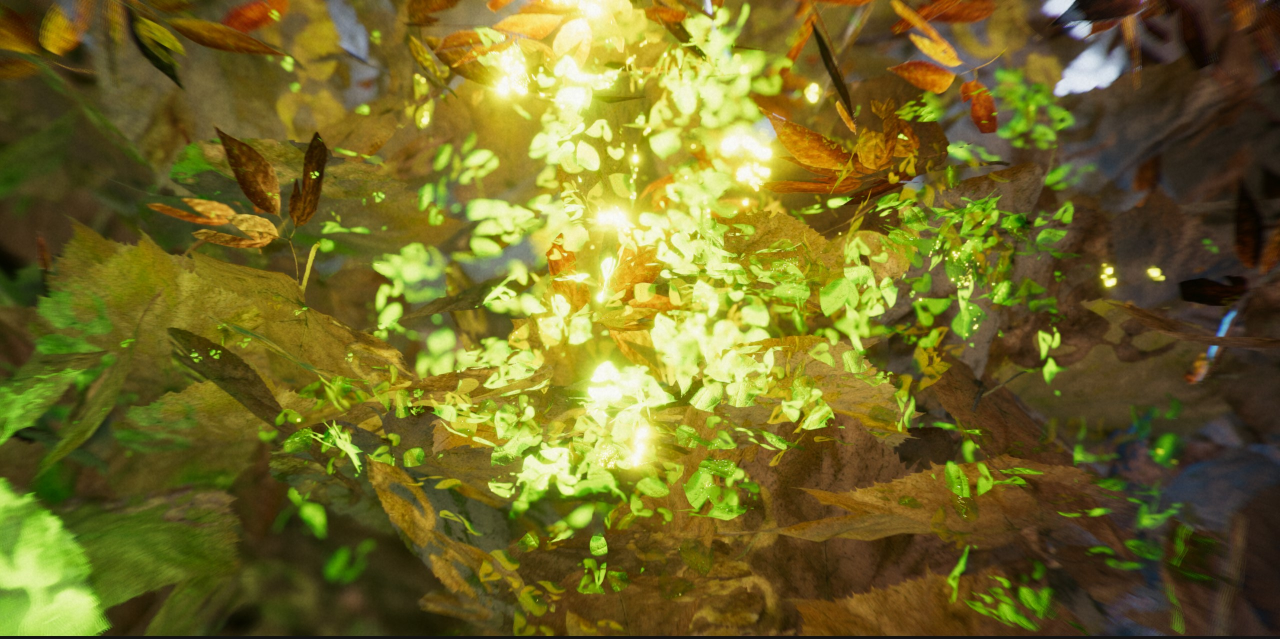
#> input picture sample_img/02.jpg, 2560 x 1277 px (shown at 1/2 size)
$ python abstract_vectoriser_edge_aware.py --image ../sample_img/02.jpg
#> lines starting #> are read from the running program, lines starting #| are printed output that depends on the picture
import numpy as np
from PIL import Image
from sklearn.cluster import KMeans
import svgwrite
import cv2
import math
import argparse
import os
from skimage.segmentation import slic
from skimage.util import img_as_float
import cv2

def load_or_generate_image(image_path=None, size=(200, 200)):
#> called with image_path = '../sample_img/02.jpg', size = (200, 200)
    if image_path and os.path.exists(image_path):
        image = Image.open(image_path).convert('RGB')
#> image is the input picture: PIL image 2560x1277 RGB; mean R, G, B 113.7, 105.6, 39.3
        image = image.resize(size)
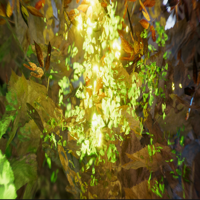
#> image: PIL image 200x200 RGB; mean R, G, B 113.7, 105.6, 39.3
        return np.array(image)
    else:
        # Generate synthetic image
        img = np.zeros((size[0], size[1], 3), dtype=np.uint8)
        for i in range(size[0]):
            for j in range(size[1]):
                r = int(127.5 + 127.5 * np.sin(i / 20))
                g = int(127.5 + 127.5 * np.cos(j / 30))
                b = int(127.5 + 127.5 * np.sin((i + j) / 40))
                img[i, j] = [r, g, b]
        return img

def contour_to_svg_path(contour, scale=1.0):
    path_str = "M " + " L ".join(f"{x*scale:.2f},{y*scale:.2f}" for y, x in contour)
    return path_str + " Z"

def abstract_image_to_svg(image, n_segments=40, compactness=10, output_path="abstract_output.svg"):
#> called with n_segments = 40, compactness = 10, output_path = 'abstract_output.svg'
    h, w, _ = image.shape
#> h = 200; w = 200

    # Run SLIC segmentation
    image_float = img_as_float(image)
    segments = slic(image_float, n_segments=n_segments, compactness=compactness, start_label=1)
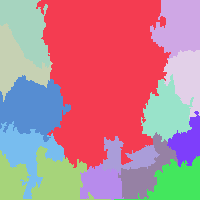
#> segments: shape (200, 200) int64; 14 distinct labels, from 1 to 14; one colour per label, 0 black

    # Create SVG drawing
    dwg = svgwrite.Drawing(filename=output_path, size=(w, h))

    unique_segments = np.unique(segments)

    for seg_id in unique_segments:
        mask = (segments == seg_id).astype(np.uint8)

        # Calculate average colour of the region
        r, g, b = np.mean(image[segments == seg_id], axis=0).astype(int)
        hex_color = svgwrite.rgb(r, g, b)

        # Find external contours
        contours, _ = cv2.findContours(mask, cv2.RETR_EXTERNAL, cv2.CHAIN_APPROX_SIMPLE)

        for contour in contours:
            contour = contour.squeeze()
            if len(contour.shape) == 2 and contour.shape[0] >= 3:
                path_data = contour_to_svg_path(contour)
                dwg.add(dwg.path(d=path_data, fill=hex_color))

    dwg.save()
    print(f"Saved abstract vector composition to: {output_path}")

if __name__ == "__main__":
    parser = argparse.ArgumentParser(description="SLIC-based abstract vectorisation.")
    parser.add_argument("--image", type=str, help="Path to input image (optional)", default=None)
    parser.add_argument("--output", type=str, help="Output SVG path", default="abstract_output.svg")
    parser.add_argument("--segments", type=int, default=40, help="Number of SLIC segments")
    parser.add_argument("--compactness", type=float, default=10.0, help="SLIC compactness factor")

    args = parser.parse_args()
    img = load_or_generate_image(args.image)
    abstract_image_to_svg(img, n_segments=args.segments, compactness=args.compactness, output_path=args.output)
#> (the call stopped at in abstract_image_to_svg, `dwg = svgwrite.Drawing(filename=output_path, size=(w, h))`: svgwrite is not available in this run)

$ run again, on sample_img/04.jpg
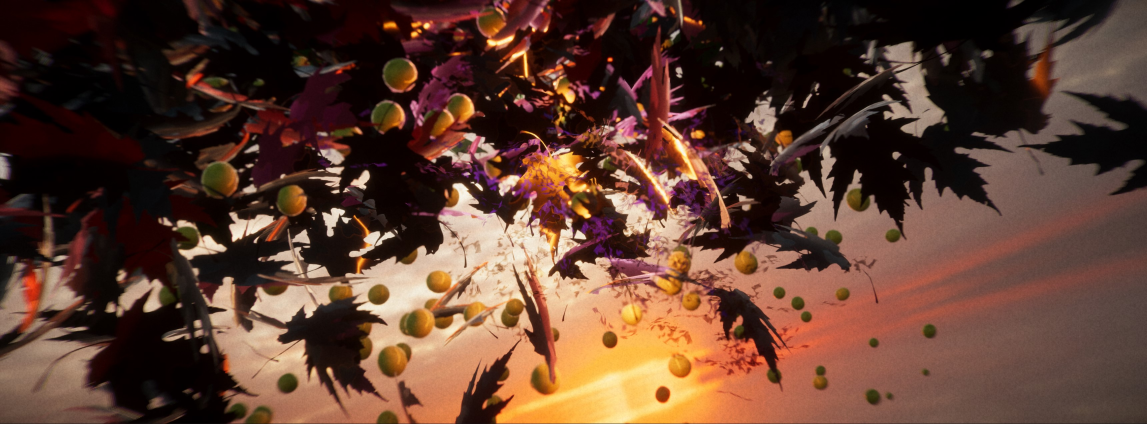
#> input picture sample_img/04.jpg, 3440 x 1272 px (shown at 1/3 size)
#> in load_or_generate_image, image is the input picture: PIL image 3440x1272 RGB; mean R, G, B 94.9, 62.7, 48.6
#> in load_or_generate_image, `image = image.resize(size)`:
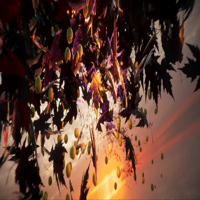
#> image: PIL image 200x200 RGB; mean R, G, B 94.9, 62.8, 48.6
#> in abstract_image_to_svg, `segments = slic(image_float, n_segments=n_segments, compactness=compac..`:
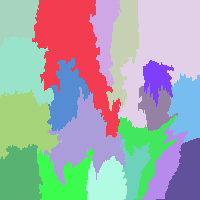
#> segments: shape (200, 200) int64; 19 distinct labels, from 1 to 19; one colour per label, 0 black

$ run again, on sample_img/05.jpg
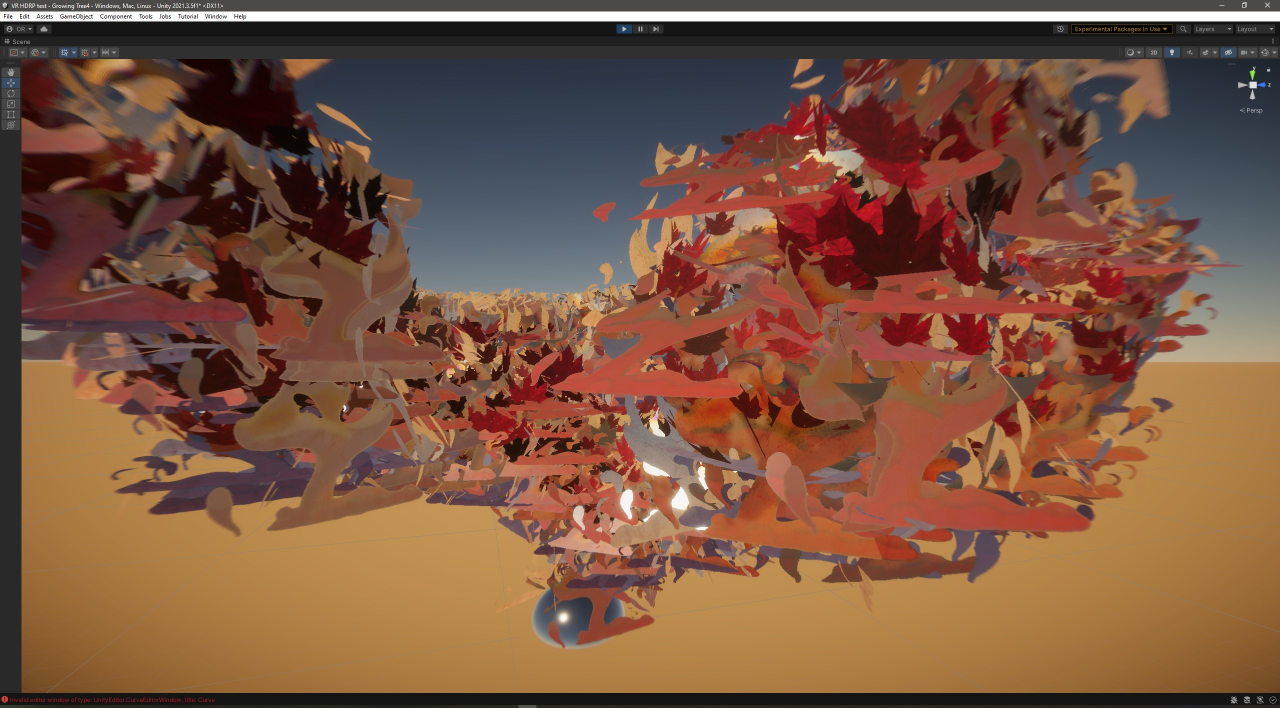
#> input picture sample_img/05.jpg, 2560 x 1415 px (shown at 1/2 size)
#> in load_or_generate_image, image is the input picture: PIL image 2560x1415 RGB; mean R, G, B 123.6, 85.7, 64.7
#> in load_or_generate_image, `image = image.resize(size)`:
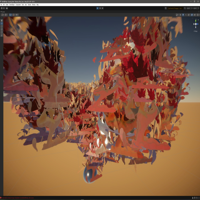
#> image: PIL image 200x200 RGB; mean R, G, B 123.5, 85.6, 64.7
#> in abstract_image_to_svg, `segments = slic(image_float, n_segments=n_segments, compactness=compac..`:
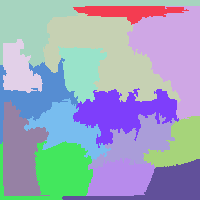
#> segments: shape (200, 200) int64; 15 distinct labels, from 1 to 15; one colour per label, 0 black

$ run again, on sample_img/01.png
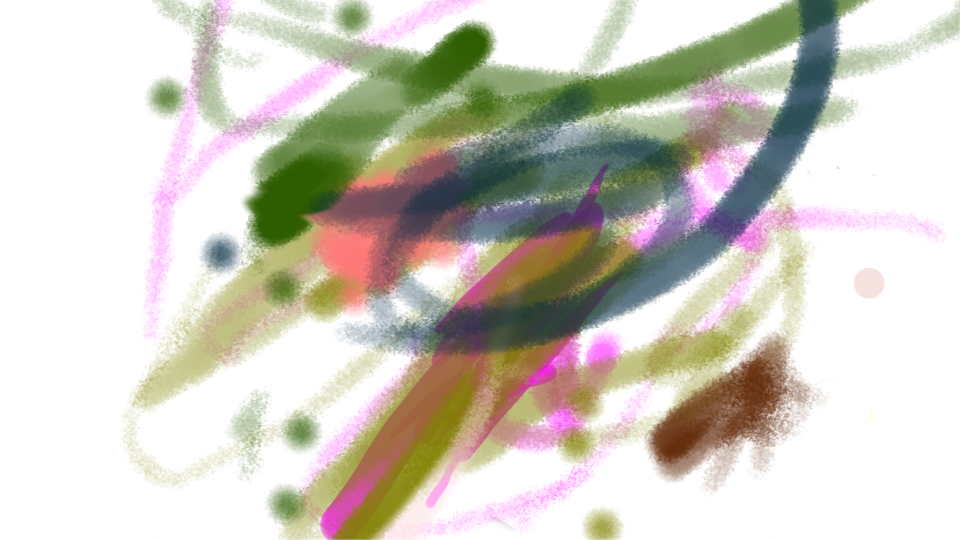
#> input picture sample_img/01.png, 1920 x 1080 px (shown at 1/2 size)
#> in load_or_generate_image, `image = image.resize(size)`:
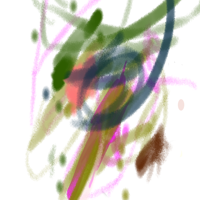
#> image: PIL image 200x200 RGB; mean R, G, B 207.6, 203.4, 193.1
#> in abstract_image_to_svg, `segments = slic(image_float, n_segments=n_segments, compactness=compac..`:
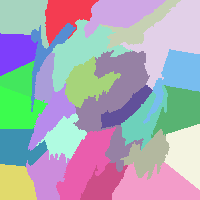
#> segments: shape (200, 200) int64; 27 distinct labels, from 1 to 27; one colour per label, 0 black
